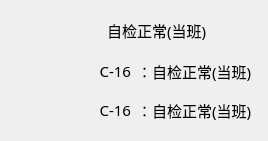
   <widget class="QWidget" name="verticalLayoutWidget_5">
    <property name="geometry">
     <rect>
      <x>850</x>
      <y>690</y>
      <width>261</width>
      <height>141</height>
     </rect>
    </property>
    <layout class="QVBoxLayout" name="verticalLayout_12">
     <item>
      <layout class="QHBoxLayout" name="horizontalLayout_40">
       <item>
        <spacer name="horizontalSpacer_5">
         <property name="orientation">
          <enum>Qt::Horizontal</enum>
         </property>
         <property name="sizeHint" stdset="0">
          <size>
           <width>40</width>
           <height>20</height>
          </size>
         </property>
        </spacer>
       </item>
       <item>
        <widget class="QLabel" name="label_2061">
         <property name="minimumSize">
          <size>
           <width>33</width>
           <height>33</height>
          </size>
         </property>
         <property name="maximumSize">
          <size>
           <width>33</width>
           <height>33</height>
          </size>
         </property>
         <property name="styleSheet">
          <string notr="true">border-image: url(:/img/false.png);</string>
         </property>
         <property name="text">
          <string/>
         </property>
        </widget>
       </item>
       <item>
        <widget class="QLabel" name="label_79">
         <property name="minimumSize">
          <size>
           <width>150</width>
           <height>30</height>
          </size>
         </property>
         <property name="maximumSize">
          <size>
           <width>150</width>
           <height>30</height>
          </size>
         </property>
         <property name="font">
          <font>
           <family>宋体</family>
           <pointsize>11</pointsize>
          </font>
         </property>
         <property name="text">
          <string>自检正常(当班)</string>
         </property>
        </widget>
       </item>
      </layout>
     </item>
     <item>
      <layout class="QHBoxLayout" name="horizontalLayout_41">
       <item>
        <widget class="QLabel" name="label_80">
         <property name="minimumSize">
          <size>
           <width>120</width>
           <height>30</height>
          </size>
         </property>
         <property name="maximumSize">
          <size>
           <width>60</width>
           <height>30</height>
          </size>
         </property>
         <property name="font">
          <font>
           <family>宋体</family>
           <pointsize>11</pointsize>
          </font>
         </property>
         <property name="text">
          <string>C-16</string>
         </property>
         <property name="alignment">
          <set>Qt::AlignRight|Qt::AlignTrailing|Qt::AlignVCenter</set>
         </property>
        </widget>
       </item>
       <item>
        <widget class="QLabel" name="label_81">
         <property name="minimumSize">
          <size>
           <width>120</width>
           <height>30</height>
          </size>
         </property>
         <property name="maximumSize">
          <size>
           <width>120</width>
           <height>30</height>
          </size>
         </property>
         <property name="font">
          <font>
           <family>宋体</family>
           <pointsize>11</pointsize>
          </font>
         </property>
         <property name="text">
          <string>：自检正常(当班)</string>
         </property>
        </widget>
       </item>
      </layout>
     </item>
     <item>
      <layout class="QHBoxLayout" name="horizontalLayout_44">
       <item>
        <widget class="QLabel" name="label_82">
         <property name="minimumSize">
          <size>
           <width>120</width>
           <height>30</height>
          </size>
         </property>
         <property name="maximumSize">
          <size>
           <width>120</width>
           <height>30</height>
          </size>
         </property>
         <property name="font">
          <font>
           <family>宋体</family>
           <pointsize>11</pointsize>
          </font>
         </property>
         <property name="text">
          <string>C-16</string>
         </property>
         <property name="alignment">
          <set>Qt::AlignRight|Qt::AlignTrailing|Qt::AlignVCenter</set>
         </property>
        </widget>
       </item>
       <item>
        <widget class="QLabel" name="label_83">
         <property name="minimumSize">
          <size>
           <width>120</width>
           <height>30</height>
          </size>
         </property>
         <property name="maximumSize">
          <size>
           <width>120</width>
           <height>30</height>
          </size>
         </property>
         <property name="font">
          <font>
           <family>宋体</family>
           <pointsize>11</pointsize>
          </font>
         </property>
         <property name="text">
          <string>：自检正常(当班)</string>
         </property>
        </widget>
       </item>
      </layout>
     </item>
    </layout>
   </widget>
